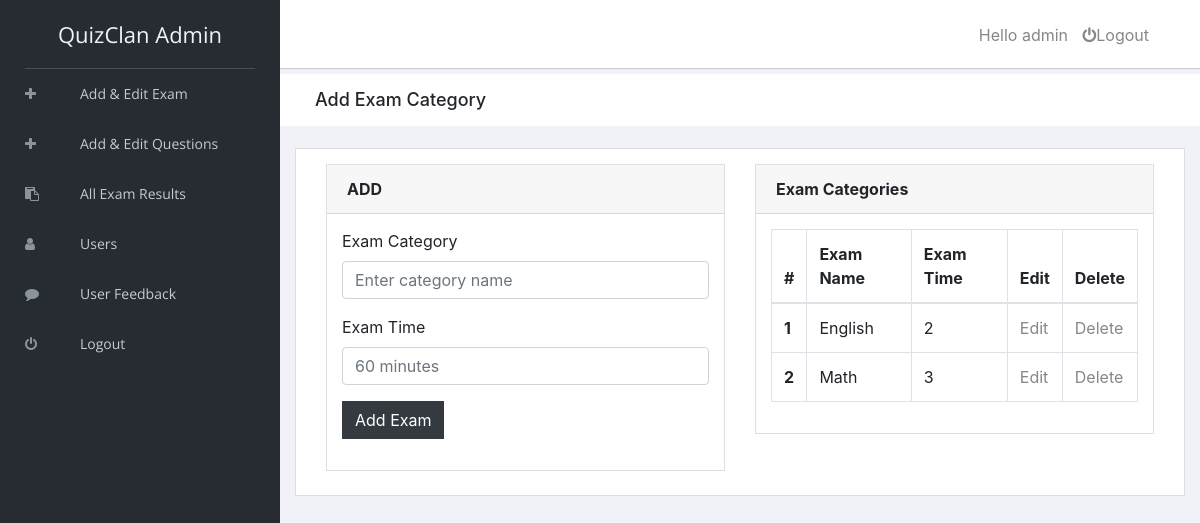
The app's page /admin/exam_category.php (signed in) with its own data.
### tables this page shows
CREATE TABLE `exam_category` (
  `id` int(255) NOT NULL,
  `category` varchar(255) NOT NULL,
  `exam_time_in_minutes` varchar(50) NOT NULL
);

### admin/exam_category.php (the view, shortened to what this page needs)
<?php
    include "header.php";
    include "../connection.php";
        ?>
        <div class="breadcrumbs">
            <div class="col-sm-4">
                <div class="page-header float-left">
                    <div class="page-title">
                        <h1>Add Exam Category</h1>
                    </div>
                </div>
            </div>
        </div>
        <div class="content mt-3">
            <div class="animated fadeIn">
            <div class="row">
                <div class="col-lg-12">
                    <div class="card">
                       <form action="" name="form1" method="POST">
                        <div class="card-body">
                          <div class="col-lg-6">
                           <div class="card">
                            <div class="card-header"><strong>ADD</strong></div>
                            <div class="card-body card-block">
                                <div class="form-group">
                                    <label for="examname" class=" form-control-label">Exam Category</label>
                                    <input type="text" name="examname" placeholder="Enter category name" class="form-control">
                                </div>
                                    <div class="form-group">
                                        <label for="examtime" class=" form-control-label">Exam Time</label>
                                        <input type="text" name="examtime" placeholder="60 minutes" class="form-control">
                                    </div>
                                    <div class="form-group">
                                        <input type="submit" name="submit1" value="Add Exam" class="btn btn-dark">
                                    </div>
                            </div>
                      </div>
                  </div>
                  <div class="col-lg-6">
                        <div class="card">
                            <div class="card-header">
                                <strong class="card-title">Exam Categories</strong>
                            </div>
                            <div class="card-body">
                                <table class="table table-bordered">
                                    <thead>
                                        <tr>
                                            <th scope="col">#</th>
                                            <th scope="col">Exam Name</th>
                                            <th scope="col">Exam Time</th>
                                            <th scope="col">Edit</th>
                                            <th scope="col">Delete</th>
                                        </tr>
                                    </thead>
                                    <tbody>
<?php
      $count=0;
      $res = mysqli_query($conn, "SELECT * from exam_category");
      while($row=mysqli_fetch_array($res))
      {
      $count=$count+1;
     ?>
     <tr>
        <th scope="row"><?php echo $count; ?></th>
        <td><?php echo $row["category"]; ?></td>
        <td><?php echo $row["exam_time_in_minutes"]; ?></td>
        <td><a href="edit_exam.php?id=<?php echo $row["id"]; ?>">Edit</a></td>
        <td><a href="delete.php?id=<?php echo $row["id"]; ?>">Delete</a></td>
    </tr>
    <?php
    }
?>
                                    </tbody>
                                </table>
                            </div>
                        </div>
                    </div>
                </div>
                </form>
            </div>
        </div>
     </div>
 </div>
        <?php
          include "footer.php";
        ?>

### records on screen
exam_category: category "English", exam_time_in_minutes "2"
exam_category: category "Math", exam_time_in_minutes "3"

### other values on screen
$_SESSION["admin"] "admin"
